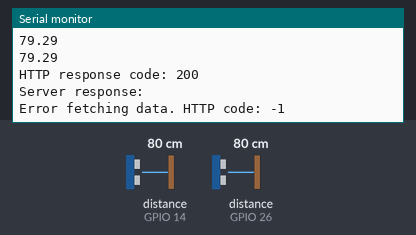
Recording of a sketch running on a simulated ESP32. On the bench: the last lines printed to the serial monitor. Wiring (inferred from the names in the program): 2 × ultrasonic range finder: trigger GPIO 12, echo GPIO 14 / trigger GPIO 25, echo GPIO 26. Inputs (shaded band) come from the test bench; at power-on: distance to the obstacle (sensors on GPIO 14, GPIO 26) 80 cm. The echo pulse lasts 58.3 µs per cm; WiFi joins after 1.5 s; servers stay silent unless stated; uploads are accepted with an empty reply.

Above: at 3.2 s.
3.3 s: distance to the obstacle (sensor on GPIO 14) set to 2 cm
At 7.57 s:
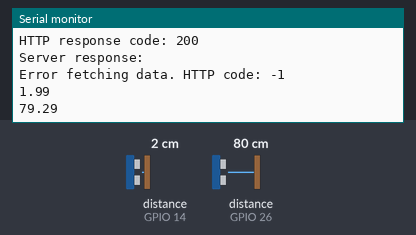
9.3 s: distance to the obstacle (sensor on GPIO 26) set to 4 cm
At 13.18 s:
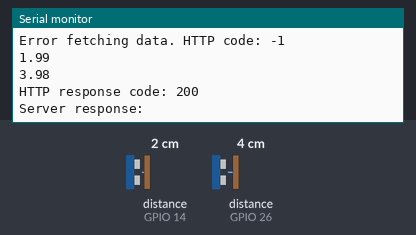
15.3 s: distance to the obstacle (sensor on GPIO 14) set to 9 cm
At 18.38 s:
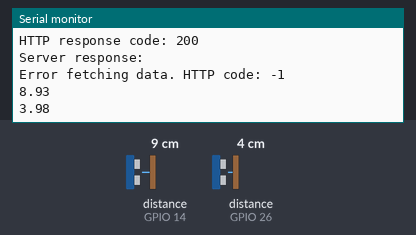
21.3 s: distance to the obstacle (sensor on GPIO 26) set to 18 cm
At 23.78 s:
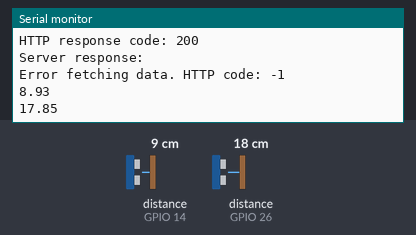
Timing chart, 0 to 25.3 s (numbered marks = the images above; inputs shaded):
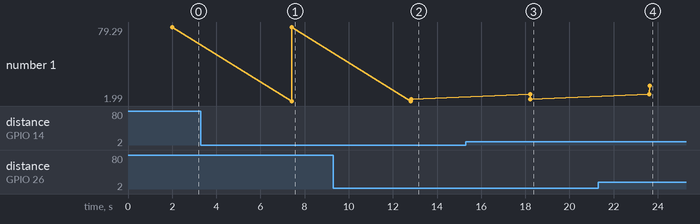

The sketch:

Smart_Kitchen_Container_Final.ino
```cpp
#include <WiFi.h>
#include <HTTPClient.h>

#define TRIGGER_PIN_RICE 12 // Ultrasonic sensor trigger pin for Rice Stock
#define ECHO_PIN_RICE 14    // Ultrasonic sensor echo pin for Rice Stock

#define TRIGGER_PIN_PULSE 25 // Ultrasonic sensor trigger pin for Pulse Stock
#define ECHO_PIN_PULSE 26    // Ultrasonic sensor echo pin for Pulse Stock

const char* ssid = "UK Galaxy F23 5G";
const char* password = "Usha8899";
const char* serverAddress = "http://192.168.32.103/smart_kitchen_container_project"; // Change this to your server address

double duration;
double distanceRice, distancePulse;

void setup() {
  Serial.begin(115200);
  pinMode(TRIGGER_PIN_RICE, OUTPUT);
  pinMode(ECHO_PIN_RICE, INPUT);
  pinMode(TRIGGER_PIN_PULSE, OUTPUT);
  pinMode(ECHO_PIN_PULSE, INPUT);
  connectToWiFi();
}

void loop() {
  // Read distances from ultrasonic sensors
  distanceRice = getDistance(TRIGGER_PIN_RICE, ECHO_PIN_RICE);
  distancePulse = getDistance(TRIGGER_PIN_PULSE, ECHO_PIN_PULSE);

  // Assuming you have some mechanism to obtain or generate the ID
  String deviceId = "esp32_01"; // Replace with the actual device ID

  // Send data to server
  postDataToServer(deviceId, distanceRice, distancePulse);

  // Fetch real-time data from server
  fetchDataFromServer();

  delay(5000); // Adjust delay as needed
}

double getDistance(int triggerPin, int echoPin) {
  digitalWrite(triggerPin, LOW);
  delayMicroseconds(2);
  digitalWrite(triggerPin, HIGH);
  delayMicroseconds(10);
  digitalWrite(triggerPin, LOW);
  duration = pulseIn(echoPin, HIGH);
  double distance = duration*0.034/2;
  Serial.println(distance);
  double stock = ((13-(distance))/13)*100;
  return stock;
}

void connectToWiFi() {
  WiFi.begin(ssid, password);
  while (WiFi.status() != WL_CONNECTED) {
    delay(1000);
    Serial.println("Connecting to WiFi...");
  }
  Serial.println("Connected to WiFi");
}

void postDataToServer(String id, double riceStock, double pulseStock) {
  HTTPClient http;
  String url = serverAddress;
  url += "/updatedata_and_recordtable.php";
  http.begin(url);
  http.addHeader("Content-Type", "application/x-www-form-urlencoded");

  // Construct POST data string
  String postData = "ID=" + id + "&Rice_Stock=" + String(riceStock)+ "&Pulse_Stock=" + String(pulseStock);

  int httpCode = http.POST(postData);
  String response = http.getString();

  Serial.print("HTTP response code: ");
  Serial.println(httpCode);
  Serial.print("Server response: ");
  Serial.println(response);

  http.end();
}

void fetchDataFromServer() {
  HTTPClient http;
  String url = serverAddress;
  url += "/getdata.php";
  http.begin(url);
  int httpCode = http.GET();
  String payload = http.getString();

  if (httpCode == HTTP_CODE_OK) {
    Serial.println("Data fetched successfully:");
    Serial.println(payload);
    // You can parse the JSON payload here and take necessary actions
  } else {
    Serial.print("Error fetching data. HTTP code: ");
    Serial.println(httpCode);
  }

  http.end();
}
```

Measured:
- after the input at 3.3 s, the serial monitor: prints a new line after 4.1 s (image 1)
- after the input at 9.3 s, the serial monitor: prints a new line after 3.5 s (image 2)
- after the input at 15.3 s, the serial monitor: prints a new line after 2.9 s (image 3)
- after the input at 21.3 s, the serial monitor: prints a new line after 2.3 s (image 4)
- plotted number 1: 79.29 → 3.98 after the input at 9.3 s, 3.98 → 17.85 after the input at 21.3 s
